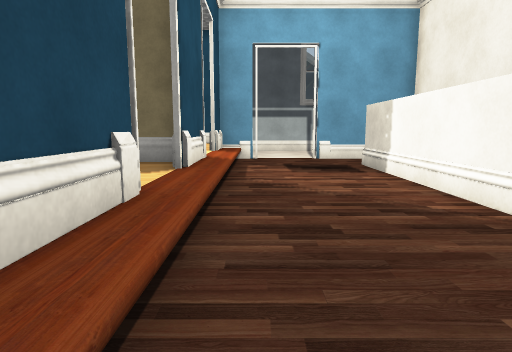
view 1 (above)

17 first-person views from a walk through a Unity game level. The camera is 1.2 m above the floor, tilts 8° down and sees 75° across. The floor is counted in squares, 1 m on a side. Each view is taken from the middle of a square. On the plan, view 1 faces up. The plan holds only what a view shows up to about 14 squares ahead; the rest is blank. The place goes on beyond the plan. The player is left out. Door leaves are left out, so doorways stand open. Some surface patterns are stand-ins.

view 2
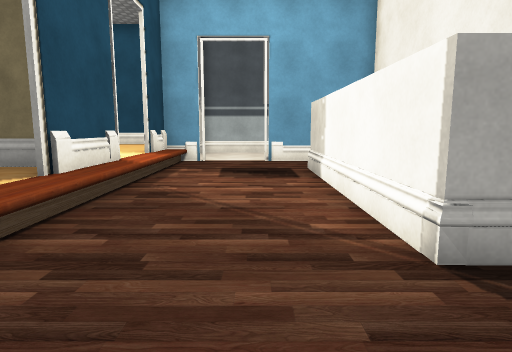

view 3
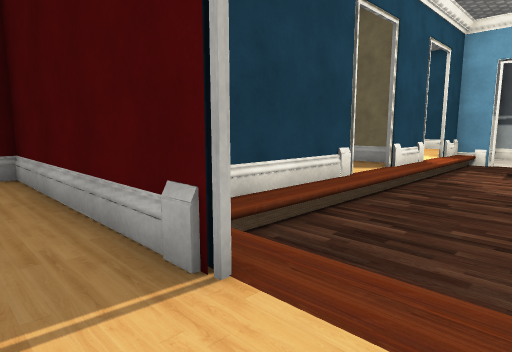

view 4
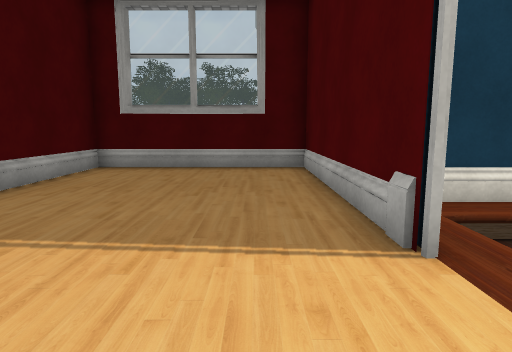

view 5
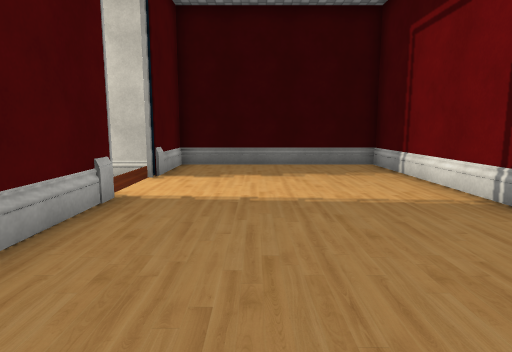

view 6
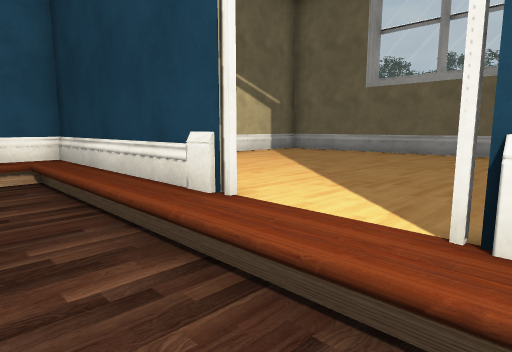

view 7
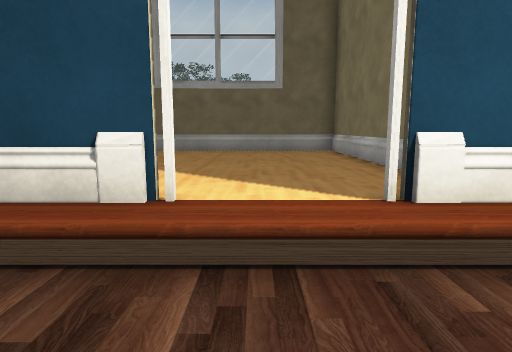

view 8
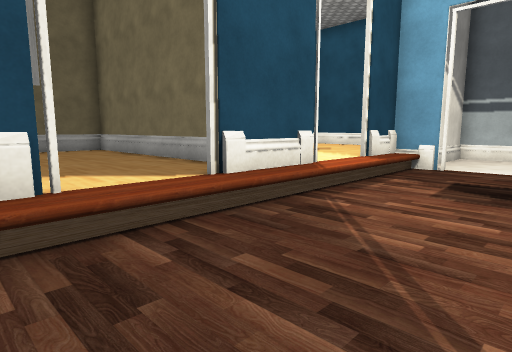

view 9
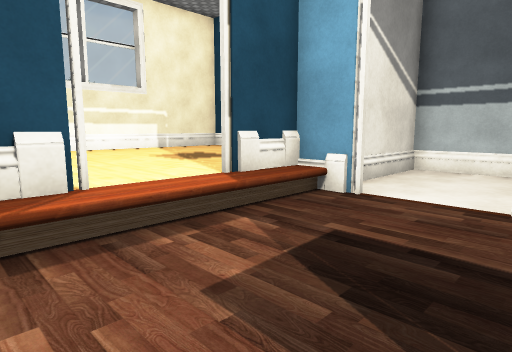

view 10
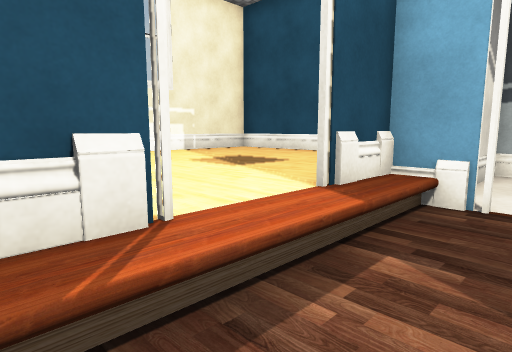

view 11
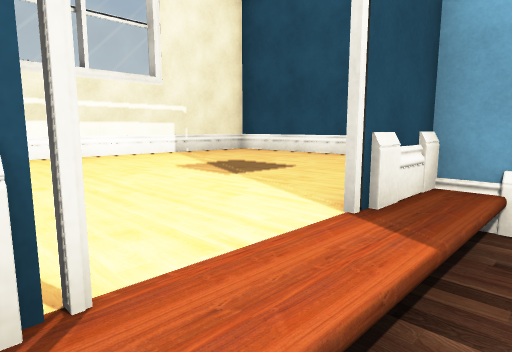

view 12
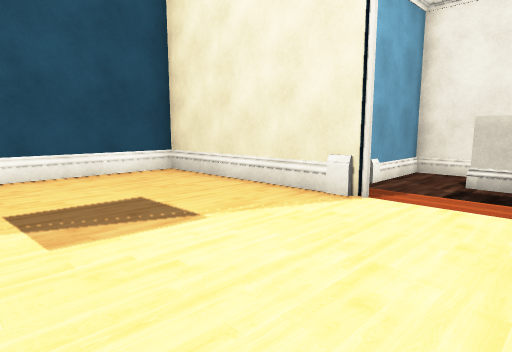

view 13
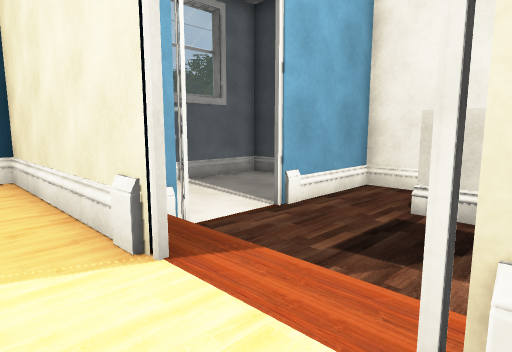

view 14
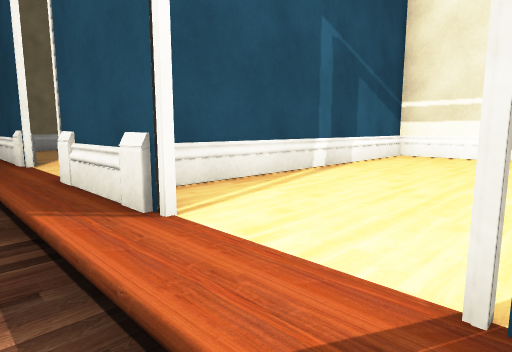

view 15
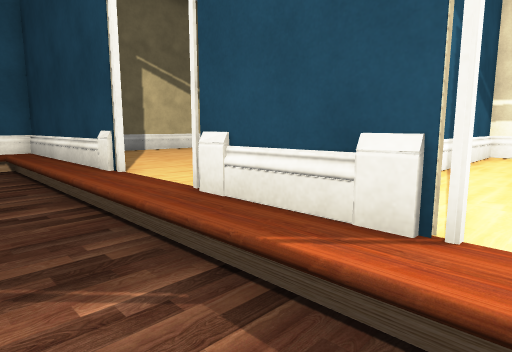

view 16
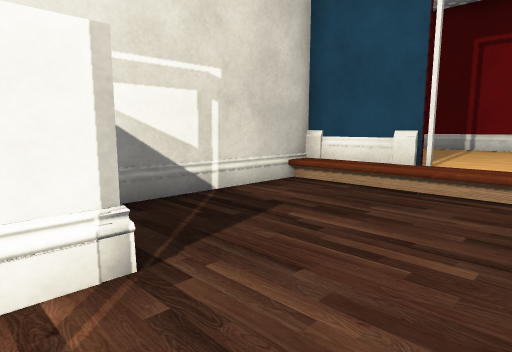

view 17
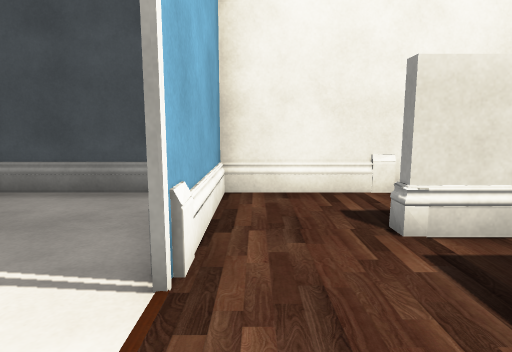

### Floor plan
Key: @ floor where view 1 was taken; # wall or solid block; . main floor; - floor 0.5 m lower than the main floor; D open door; = window, fence, low wall or low ledge; ^ raised ledge.
Columns run from 10 left of view 1 to 6 right of it. Each row starts with its distance up from view 1.
 19          #      #
 18 #################
 17 #.......##      #
 16 #.......##      #
 15 #.......##      #
 14 #.......##DDD####
 13 #.......##----- #
 12 #.......DD----- #
 11 #.......DDDDD-# #
 10 #.......DD----# #
  9 #.......##----#
  8 ##########----#
  7 #.......##----#
  6 #.......DD----#
  5 #.......DD----#
  4 #.......DD----#
  3 #.......##   -  #
  2 #.......##      #
  1 #.......##  -   #
  0 #.......##@     #
 -1 #.......##------#
 -2 ######DDD##DDD###
 -3    #......=...=.#
 -4     ............#
 -5     ............#
 -6    D............#
 -7     ............#
 -8     ............#
 -9    ^####  #######

Positions as (right, up) in squares from view 1, and headings:
1: (0, 0), facing up
2: (2, 1), facing up
3: (3, -4), facing up-left
4: (4, -4), facing left
5: (-5, -5), facing right
6: (1, 7), facing down-left
7: (2, 5), facing left
8: (3, 3), facing up-left
9: (3, 8), facing up-left
10: (1, 8), facing up-left
11: (0, 9), facing up-left
12: (-7, 9), facing up-right
13: (-3, 9), facing up-right
14: (0, 12), facing down-left
15: (1, 10), facing down-left
16: (1, 5), facing down-right
17: (0, 13), facing right
